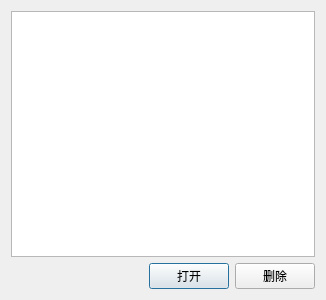
<?xml version="1.0" encoding="UTF-8"?>
<ui version="4.0">
 <class>DBDialog</class>
 <widget class="QDialog" name="DBDialog">
  <property name="geometry">
   <rect>
    <x>0</x>
    <y>0</y>
    <width>326</width>
    <height>300</height>
   </rect>
  </property>
  <property name="windowTitle">
   <string>标题</string>
  </property>
  <layout class="QVBoxLayout" name="verticalLayout">
   <item>
    <widget class="QListWidget" name="listWidget"/>
   </item>
   <item>
    <layout class="QHBoxLayout" name="horizontalLayout">
     <item>
      <spacer name="horizontalSpacer">
       <property name="orientation">
        <enum>Qt::Orientation::Horizontal</enum>
       </property>
       <property name="sizeHint" stdset="0">
        <size>
         <width>40</width>
         <height>20</height>
        </size>
       </property>
      </spacer>
     </item>
     <item>
      <widget class="QPushButton" name="openBtn">
       <property name="text">
        <string>打开</string>
       </property>
      </widget>
     </item>
     <item>
      <widget class="QPushButton" name="deleteBtn">
       <property name="text">
        <string>删除</string>
       </property>
      </widget>
     </item>
    </layout>
   </item>
  </layout>
 </widget>
 <resources/>
 <connections/>
</ui>
